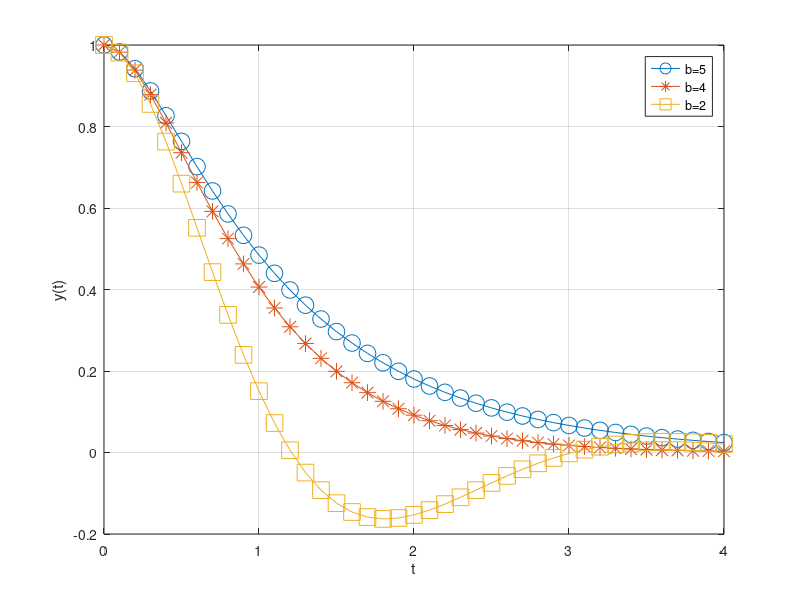

MATLAB code to generate this figure:
t = 0:.1:4;
y5 = -(1/3)*exp(-4*t) + (4/3)*exp(-t);
y4 = exp(-2*t) .* (1+2*t);
y2 = exp(-t) .* ( cos(sqrt(3)*t) + (1/sqrt(3))*sin(sqrt(3)*t) );
plot(t,y5,'o-','markersize',12,...
     t,y4,'*-','markersize',12,...
     t,y2,'s-','markersize',12)
legend("b=5","b=4","b=2")
xlabel t, ylabel('y(t)')
grid on
